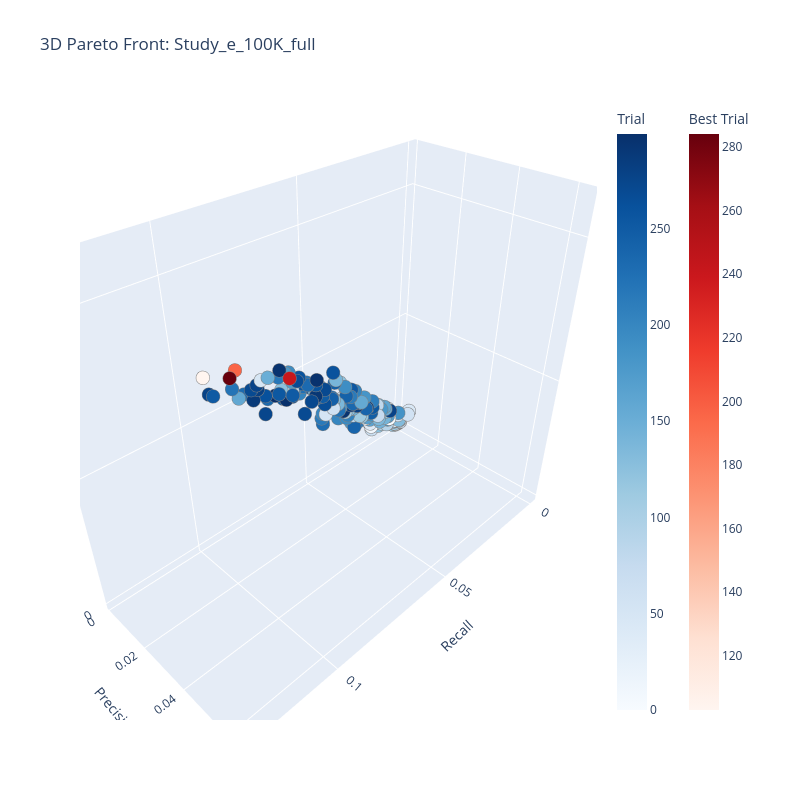

Notebook code for this chart:
### Code cell
study_name = f'Study_{exp_name}_full'

if trials_params['multi_objective'].unique()[0]:
    print('Plotting pareto front ...')
    study = optuna.load_study(study_name=study_name, storage=f'sqlite:///{version}{exp_name}.sqlite3')

    best_trials = study.best_trials
    for trial in best_trials:
        print(f"Trial #{trial.number}: Values={trial.values}, Params={trial.params}")

    fig = plot_pareto_front(study, target_names=["Recall", "Precision","NDCG"])
    fig.update_layout(title=f"3D Pareto Front: {study_name}", width=800, height=800)
    fig.show()
else:
    print('Not a multi-objective run ... ')

### Figure 1 — Plotly figure (JSON) as saved in the notebook; plotly's stock layout.template omitted (floating-point values rounded to 4 significant figures; data arrays with more than 128 entries replaced by an {"elided": "..."} marker saying what was removed)
{"data": [{"hovertemplate": "%{text}<extra>Trial</extra>", "marker": {"color": {"elided": "296 int values"}, "colorbar": {"title": {"text": "Trial"}}, "colorscale": [[0, "rgb(247,251,255)"], [0.125, "rgb(222,235,247)"], [0.25, "rgb(198,219,239)"], [0.375, "rgb(158,202,225)"], [0.5, "rgb(107,174,214)"], [0.625, "rgb(66,146,198)"], [0.75, "rgb(33,113,181)"], [0.875, "rgb(8,81,156)"], [1, "rgb(8,48,107)"]], "line": {"color": "Grey", "width": 0.5}}, "mode": "markers", "showlegend": false, "text": {"elided": "296 str values"}, "type": "scatter3d", "x": {"elided": "296 float values"}, "y": {"elided": "296 float values"}, "z": {"elided": "296 float values"}}, {"hovertemplate": "%{text}<extra>Best Trial</extra>", "marker": {"color": [103, 196, 241, 284], "colorbar": {"title": {"text": "Best Trial"}, "x": 1.1, "xpad": 40}, "colorscale": [[0, "rgb(255,245,240)"], [0.125, "rgb(254,224,210)"], [0.25, "rgb(252,187,161)"], [0.375, "rgb(252,146,114)"], [0.5, "rgb(251,106,74)"], [0.625, "rgb(239,59,44)"], [0.75, "rgb(203,24,29)"], [0.875, "rgb(165,15,21)"], [1, "rgb(103,0,13)"]], "line": {"color": "Grey", "width": 0.5}}, "mode": "markers", "showlegend": false, "text": ["{<br>  \"number\": 103,<br>  \"values\": [<br>    0.13148611832807428,<br>    0.06303278688524591,<br>    0.11142705240833808<br>  ],<br>  \"params\": {<br>    \"n_layers\": 1,<br>    \"embedding_dim\": 256,<br>    \"lr\": 0.0005586191809811369,<br>    \"lambda_val\": 2.3648996790815136e-05,<br>    \"batch_size\": 3835,<br>    \"optimizer\": \"RMSprop\"<br>  }<br>}", "{<br>  \"number\": 196,<br>  \"values\": [<br>    0.12450342134325439,<br>    0.06336065573770491,<br>    0.110052830700039<br>  ],<br>  \"params\": {<br>    \"n_layers\": 1,<br>    \"embedding_dim\": 256,<br>    \"lr\": 0.0005586191809811369,<br>    \"lambda_val\": 0.0007483799258451436,<br>    \"batch_size\": 1990,<br>    \"optimizer\": \"Adam\"<br>  }<br>}", "{<br>  \"number\": 241,<br>  \"values\": [<br>    0.11165687735352914,<br>    0.06393442622950819,<br>    0.10265338087627746<br>  ],<br>  \"params\": {<br>    \"n_layers\": 1,<br>    \"embedding_dim\": 32,<br>    \"lr\": 0.0013596200813318466,<br>    \"lambda_val\": 0.0001473158611730725,<br>    \"batch_size\": 653,<br>    \"optimizer\": \"Adam\"<br>  }<br>}", "{<br>  \"number\": 284,<br>  \"values\": [<br>    0.126175395242057,<br>    0.06377049180327869,<br>    0.10921570095867579<br>  ],<br>  \"params\": {<br>    \"n_layers\": 1,<br>    \"embedding_dim\": 256,<br>    \"lr\": 0.0005586191809811369,<br>    \"lambda_val\": 0.000107434574274214,<br>    \"batch_size\": 1990,<br>    \"optimizer\": \"RMSprop\"<br>  }<br>}"], "type": "scatter3d", "x": [0.1315, 0.1245, 0.1117, 0.1262], "y": [0.06303, 0.06336, 0.06393, 0.06377], "z": [0.1114, 0.1101, 0.1027, 0.1092]}], "layout": {"height": 800, "scene": {"xaxis": {"title": {"text": "Recall"}}, "yaxis": {"title": {"text": "Precision"}}, "zaxis": {"title": {"text": "NDCG"}}}, "title": {"text": "3D Pareto Front: Study_e_100K_full"}, "width": 800}}
